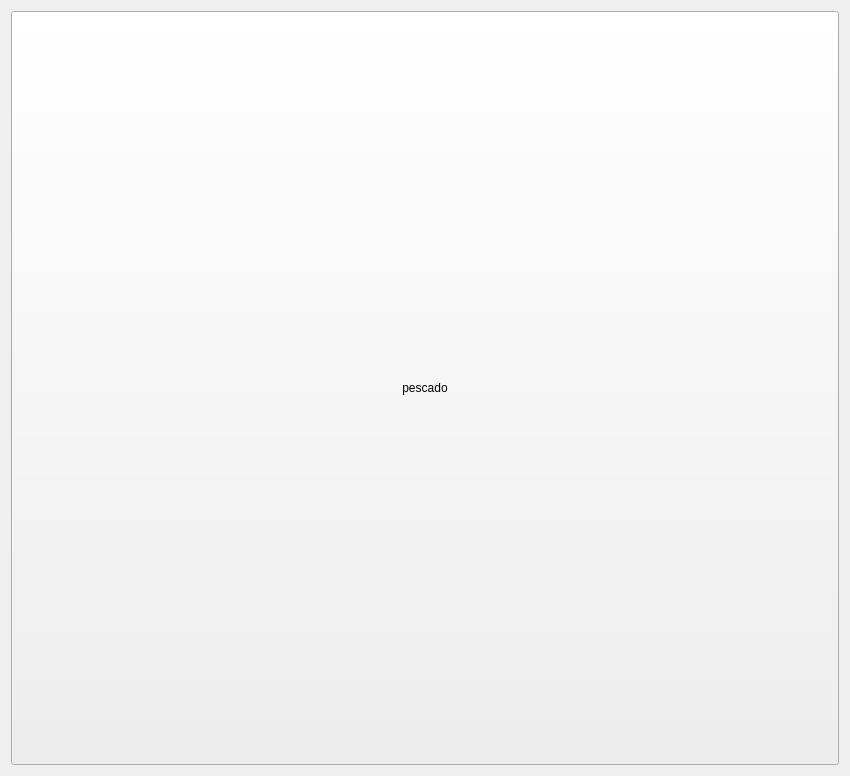
<?xml version="1.0" encoding="UTF-8"?>
<ui version="4.0">
 <class>AccountPage</class>
 <widget class="QWidget" name="AccountPage">
  <property name="geometry">
   <rect>
    <x>0</x>
    <y>0</y>
    <width>850</width>
    <height>776</height>
   </rect>
  </property>
  <property name="sizePolicy">
   <sizepolicy hsizetype="Expanding" vsizetype="Expanding">
    <horstretch>0</horstretch>
    <verstretch>0</verstretch>
   </sizepolicy>
  </property>
  <property name="windowTitle">
   <string>Form</string>
  </property>
  <layout class="QGridLayout" name="gridLayout">
   <item row="0" column="0">
    <widget class="QPushButton" name="pushButton">
     <property name="sizePolicy">
      <sizepolicy hsizetype="Expanding" vsizetype="Expanding">
       <horstretch>0</horstretch>
       <verstretch>0</verstretch>
      </sizepolicy>
     </property>
     <property name="text">
      <string>pescado</string>
     </property>
    </widget>
   </item>
  </layout>
 </widget>
 <resources/>
 <connections/>
</ui>
